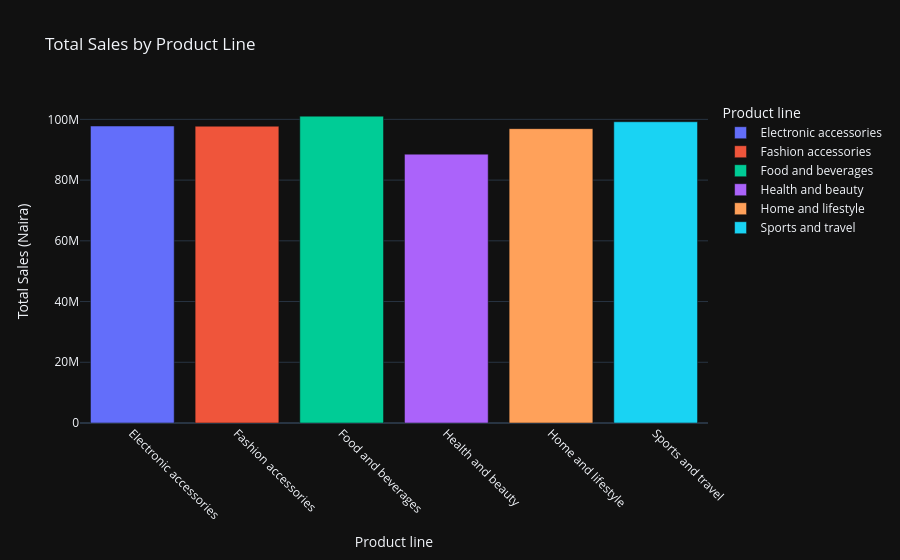

The notebook cell this image was saved under:
### Code cell
import plotly.express as px

product_sales = combined_df.groupby('Product line')['Total'].sum().reset_index()

fig = px.bar(product_sales,
             x='Product line',
             y='Total',
             color='Product line',
             title='Total Sales by Product Line',
             labels={'Total': 'Total Sales (Naira)'},
             template='plotly_dark')
fig.update_layout(xaxis_tickangle=45)
fig.show()

### Figure 1 — Plotly figure (JSON) as saved in the notebook; plotly's stock layout.template omitted (floating-point values rounded to 4 significant figures)
{"data": [{"alignmentgroup": "True", "hovertemplate": "Product line=%{x}<br>Total Sales (Naira)=%{y}<extra></extra>", "legendgroup": "Electronic accessories", "marker": {"color": "#636efa", "pattern": {"shape": ""}}, "name": "Electronic accessories", "offsetgroup": "Electronic accessories", "orientation": "v", "showlegend": true, "textposition": "auto", "type": "bar", "x": ["Electronic accessories"], "xaxis": "x", "y": [97810000.0], "yaxis": "y"}, {"alignmentgroup": "True", "hovertemplate": "Product line=%{x}<br>Total Sales (Naira)=%{y}<extra></extra>", "legendgroup": "Fashion accessories", "marker": {"color": "#EF553B", "pattern": {"shape": ""}}, "name": "Fashion accessories", "offsetgroup": "Fashion accessories", "orientation": "v", "showlegend": true, "textposition": "auto", "type": "bar", "x": ["Fashion accessories"], "xaxis": "x", "y": [97750611], "yaxis": "y"}, {"alignmentgroup": "True", "hovertemplate": "Product line=%{x}<br>Total Sales (Naira)=%{y}<extra></extra>", "legendgroup": "Food and beverages", "marker": {"color": "#00cc96", "pattern": {"shape": ""}}, "name": "Food and beverages", "offsetgroup": "Food and beverages", "orientation": "v", "showlegend": true, "textposition": "auto", "type": "bar", "x": ["Food and beverages"], "xaxis": "x", "y": [101100000.0], "yaxis": "y"}, {"alignmentgroup": "True", "hovertemplate": "Product line=%{x}<br>Total Sales (Naira)=%{y}<extra></extra>", "legendgroup": "Health and beauty", "marker": {"color": "#ab63fa", "pattern": {"shape": ""}}, "name": "Health and beauty", "offsetgroup": "Health and beauty", "orientation": "v", "showlegend": true, "textposition": "auto", "type": "bar", "x": ["Health and beauty"], "xaxis": "x", "y": [88550000.0], "yaxis": "y"}, {"alignmentgroup": "True", "hovertemplate": "Product line=%{x}<br>Total Sales (Naira)=%{y}<extra></extra>", "legendgroup": "Home and lifestyle", "marker": {"color": "#FFA15A", "pattern": {"shape": ""}}, "name": "Home and lifestyle", "offsetgroup": "Home and lifestyle", "orientation": "v", "showlegend": true, "textposition": "auto", "type": "bar", "x": ["Home and lifestyle"], "xaxis": "x", "y": [96950000.0], "yaxis": "y"}, {"alignmentgroup": "True", "hovertemplate": "Product line=%{x}<br>Total Sales (Naira)=%{y}<extra></extra>", "legendgroup": "Sports and travel", "marker": {"color": "#19d3f3", "pattern": {"shape": ""}}, "name": "Sports and travel", "offsetgroup": "Sports and travel", "orientation": "v", "showlegend": true, "textposition": "auto", "type": "bar", "x": ["Sports and travel"], "xaxis": "x", "y": [99220000.0], "yaxis": "y"}], "layout": {"barmode": "relative", "legend": {"title": {"text": "Product line"}, "tracegroupgap": 0}, "title": {"text": "Total Sales by Product Line"}, "xaxis": {"anchor": "y", "categoryarray": ["Electronic accessories", "Fashion accessories", "Food and beverages", "Health and beauty", "Home and lifestyle", "Sports and travel"], "categoryorder": "array", "domain": [0, 1], "tickangle": 45, "title": {"text": "Product line"}}, "yaxis": {"anchor": "x", "domain": [0, 1], "title": {"text": "Total Sales (Naira)"}}}}
